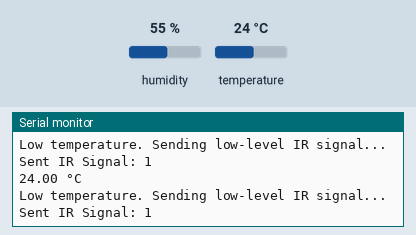
Bench run of a sketch on a simulated Arduino Uno, built with avr-gcc and run on an emulated ATmega328P. Parts: the last lines printed to the serial monitor. The test bench sets the inputs (shaded band); at power-on: temperature 24 °C, humidity 55 %.

Above: at 3.1 s.
3.2 s: temperature set to 33 °C
At 5.0 s:
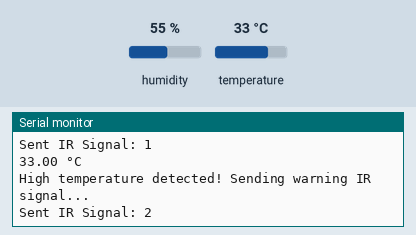
6.7 s: temperature set to 29 °C
At 7.4 s:
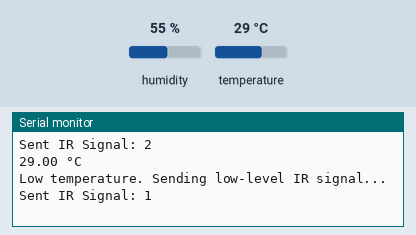
Timing chart, 0 to 9.7 s (numbered marks = the images above; inputs shaded):
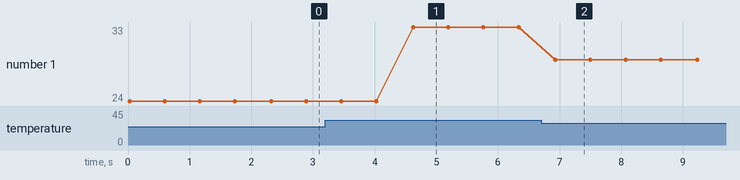

The sketch:

truyen.ino
```cpp
#include <DHT.h>
#include <IRremote.hpp>  // Thư viện IRremote

const int DHT_PIN = 9;         // Chân kết nối cảm biến DHT11
const int DHT_TYPE = DHT11;    // Loại cảm biến DHT
const int IR_SEND_PIN = 3;     // Chân gửi tín hiệu IR
const float TEMP_THRESHOLD = 30.0; // Ngưỡng nhiệt độ để gửi tín hiệu IR đặc biệt

DHT dht(DHT_PIN, DHT_TYPE);    // Khởi tạo đối tượng DHT

void setup() {
    Serial.begin(9600);          // Khởi tạo giao tiếp Serial
    dht.begin();                 // Khởi tạo cảm biến DHT
    IrSender.begin(IR_SEND_PIN); // Khởi tạo module IR tại chân 9
    Serial.println("DHT + IR System Started");
}

void loop() {
   float t = dht.readTemperature(); // Đọc giá trị nhiệt độ

   if ( isnan(t)) {
       Serial.println("Failed to read from DHT sensor");
       return; // Nếu cảm biến không đọc được, thoát hàm
   }

   Serial.print(t);
   Serial.println(" °C");

    // Chọn mã tín hiệu IR dựa trên nhiệt độ
    unsigned long signalCode;
   if (t > TEMP_THRESHOLD) {
       signalCode = 2; // Gửi tín hiệu cảnh báo nhiệt độ cao
       Serial.println("High temperature detected! Sending warning IR signal...");
   } else {
       signalCode = 1; // Gửi tín hiệu nhiệt độ thấp
       Serial.println("Low temperature. Sending low-level IR signal...");
   }


    // Gửi tín hiệu IR
    IrSender.sendRC5(signalCode, 8); // Gửi mã tín hiệu IR với 8 bit
    Serial.print("Sent IR Signal: ");
    Serial.println(signalCode, HEX);

    delay(500); // Tạm dừng 2 giây trước khi lặp lại
}
```

Measured:
- after the input at 3.2 s, the serial monitor: prints a new line after 1.4 s (image 1)
- after the input at 6.7 s, the serial monitor: prints a new line after 0.23 s (image 2)
- plotted number 1: 24 → 33 after the input at 3.2 s, 33 → 29 after the input at 6.7 s
